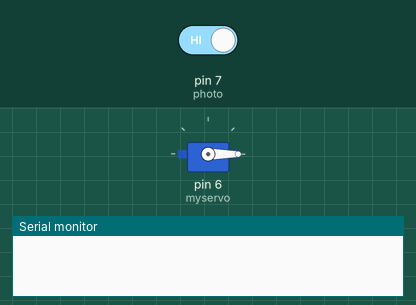
Recording of a sketch running on a simulated Arduino Uno, built with avr-gcc and run on an emulated ATmega328P. Parts: servo, the last lines printed to the serial monitor. The test bench sets the inputs (shaded band); at power-on: pin 7 (photo) HIGH.

Above: at 1.2 s.
1.3 s: pin 7 (photo) driven LOW
At 1.65 s:
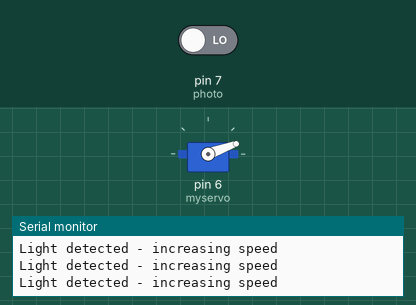
At 2.05 s:
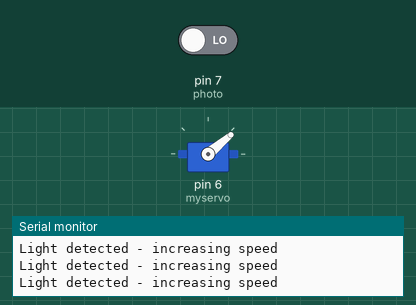
4.3 s: pin 7 (photo) driven HIGH
Timing chart, 0 to 7.3 s (numbered marks = the images above; inputs shaded):
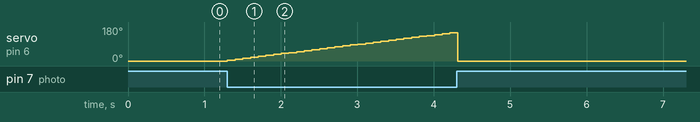

Measured:
- after the input at 1.3 s, servo on pin 6 (myservo): moves from 0° to 150° over 2.9 s, starting at once

The sketch:

servolight.ino
```cpp
#include <Servo.h>

Servo myservo;

int photo = 7;        // Pin connected to the light sensor
int speed = 0;        // Initial speed
int maxSpeed = 180;   // Maximum speed (adjust as necessary)
int increment = 5;    // Speed increment per loop

void setup() {
  Serial.begin(9600);
  pinMode(photo, INPUT);
  myservo.attach(6); // Attach the servo to pin 6
  myservo.write(0);   // Start at position 0 (stop)
}

void loop() {
  if (digitalRead(photo) == LOW) { // Change to HIGH for light detected
    Serial.println("Light detected - increasing speed");

    // Increase speed until it reaches maxSpeed
    if (speed < maxSpeed) {
      speed += increment; // Increment the speed
      if (speed > maxSpeed) {
        speed = maxSpeed; // Cap speed at maxSpeed
      }
    }

    myservo.write(speed); // Set the servo to the current speed
  } else {
//    Serial.println("No light detected - stopping");
    myservo.write(0); // Stop the servo when no light is detected
    speed = 0;        // Reset speed to 0
  }
  delay(100); // Short delay for responsiveness
}
```
